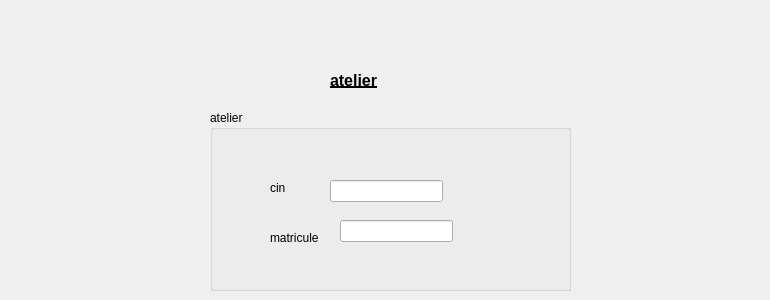
    <widget class="QWidget" name="tab_5">
     <attribute name="title">
      <string>atelier</string>
     </attribute>
     <widget class="QGroupBox" name="groupBox_25">
      <property name="geometry">
       <rect>
        <x>210</x>
        <y>110</y>
        <width>361</width>
        <height>181</height>
       </rect>
      </property>
      <property name="title">
       <string>atelier</string>
      </property>
      <widget class="QLabel" name="label_139">
       <property name="geometry">
        <rect>
         <x>60</x>
         <y>120</y>
         <width>56</width>
         <height>16</height>
        </rect>
       </property>
       <property name="text">
        <string>matricule</string>
       </property>
      </widget>
      <widget class="QLabel" name="label_140">
       <property name="geometry">
        <rect>
         <x>60</x>
         <y>70</y>
         <width>56</width>
         <height>16</height>
        </rect>
       </property>
       <property name="text">
        <string>cin </string>
       </property>
      </widget>
      <widget class="QLineEdit" name="lineEdit_91">
       <property name="geometry">
        <rect>
         <x>130</x>
         <y>110</y>
         <width>113</width>
         <height>22</height>
        </rect>
       </property>
      </widget>
      <widget class="QLineEdit" name="lineEdit_92">
       <property name="geometry">
        <rect>
         <x>120</x>
         <y>70</y>
         <width>113</width>
         <height>22</height>
        </rect>
       </property>
      </widget>
     </widget>
     <widget class="QLabel" name="label_141">
      <property name="geometry">
       <rect>
        <x>330</x>
        <y>70</y>
        <width>431</width>
        <height>20</height>
       </rect>
      </property>
      <property name="font">
       <font>
        <pointsize>12</pointsize>
        <weight>75</weight>
        <bold>true</bold>
        <underline>true</underline>
       </font>
      </property>
      <property name="text">
       <string>atelier</string>
      </property>
     </widget>
    </widget>
